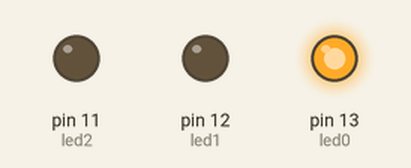
A sketch run on a simulated Arduino Uno, built with avr-gcc and run on an emulated ATmega328P. Shown: output pins drawn as LEDs (lit = HIGH).

Above: at 0.05 s.
At 0.35 s:
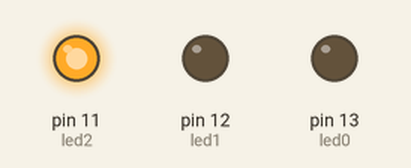
At 1.07 s:
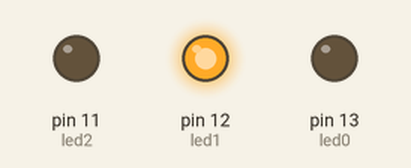
At 1.95 s:
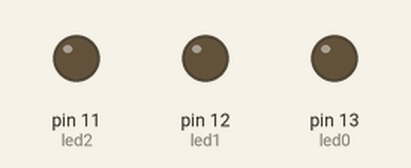
Timing chart, 0 to 3.0 s (numbered marks = the images above):
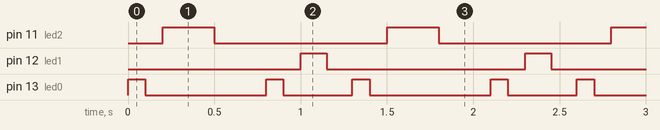

The sketch:

crazyBlink.ino
```cpp
int led0 = 13;
int led1 = 12;
int led2 = 11;

void setup() {
pinMode(led0, OUTPUT);
pinMode(led1, OUTPUT);
pinMode(led2, OUTPUT);
}


void loop() {
  digitalWrite(led0, HIGH);
  delay(100);
  digitalWrite(led0, LOW);
  delay(100);

  digitalWrite(led2, HIGH);
  delay(300);
  digitalWrite(led2, LOW);
  delay(300);

   digitalWrite(led0, HIGH);
  delay(100);
  digitalWrite(led0, LOW);
  delay(100);

  digitalWrite(led1, HIGH);
  delay(150);
  digitalWrite(led1, LOW);
  delay(150);
}
```

Measured:
- by itself, pin 11 (led2): alternates HIGH for 0.30 s and LOW for 1.0 s
- by itself, pin 12 (led1): alternates HIGH for 0.15 s and LOW for 1.2 s
- by itself, pin 13 (led0): repeats every 1.3 s: LOW 0.70 s, HIGH 0.10 s, LOW 0.40 s, HIGH 0.10 s
